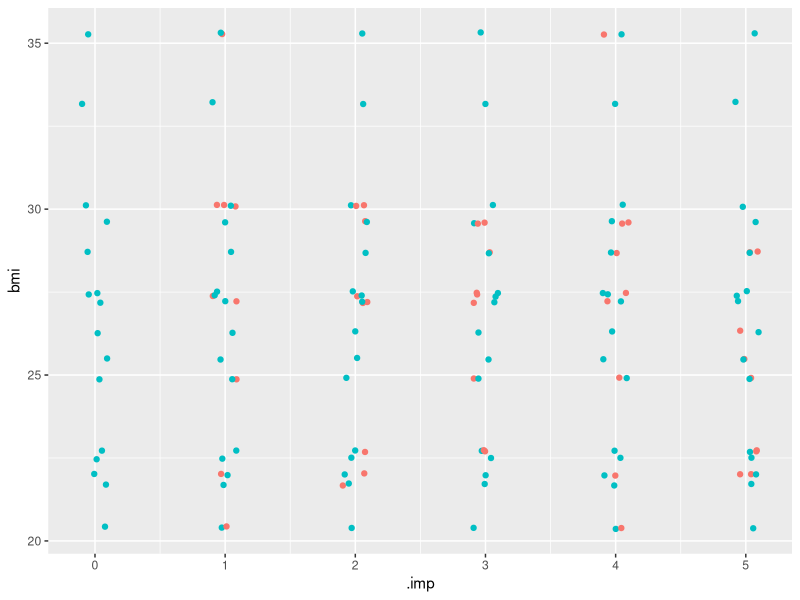

Recreate this plot in R.
# mice

library(mice)

data(nhanes)

nhanes.imp <- mice(nhanes, m = 5, method = 'pmm')

# Show imputation 3
head(complete(nhanes.imp, 3))

# Show just the imputed values. Columns are imputations, rows are observations
nhanes.imp$imp

# Extract the "tall" matrix which stacks the imputations
nhanes.comp <- complete(nhanes.imp, "long", include = TRUE)

# Now, the .imp variable identifies which imputation each belongs to.
# 0 (included because of `include = TRUE` above) is the un-imputed data.
table(nhanes.comp$.imp)


# Let's visualize the distribution of imputed and observed values.
# `cci` returns logical whether its input is complete at each observation. 
nhanes.comp$bmi.NA <- cci(nhanes$bmi)

# Note that the above uses the recylcing properties of matrixes/data.frame:
#  The `cci` call returns length 25; but because values are recylced to the total
#  number of rows in nhanes.comp, it replicates 6 times.
head(nhanes.comp[, c("bmi", "bmi.NA")])


library(ggplot2)
ggplot(nhanes.comp, 
       aes(x = .imp, y = bmi, color = bmi.NA)) + 
  geom_jitter(show.legend = FALSE, 
              width = .1)



with(nhanes.imp, mean(bmi))

with(nhanes.imp, t.test(bmi ~ hyp))

with(nhanes.imp, lm(bmi ~ age + chl))

mod1 <- with(nhanes.imp, lm(bmi ~ age + chl))

pool(mod1)

summary(pool(mod1))

pool.r.squared(mod1)
